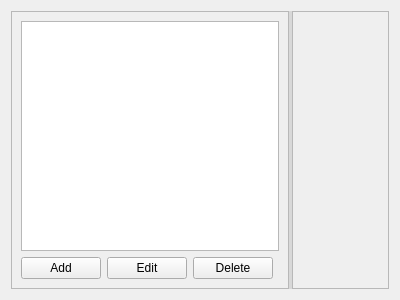
<?xml version="1.0" encoding="UTF-8"?>
<ui version="4.0">
 <class>WaveformConfig</class>
 <widget class="QWidget" name="WaveformConfig">
  <property name="geometry">
   <rect>
    <x>0</x>
    <y>0</y>
    <width>400</width>
    <height>300</height>
   </rect>
  </property>
  <property name="windowTitle">
   <string>Form</string>
  </property>
  <layout class="QHBoxLayout" name="horizontalLayout">
   <item>
    <widget class="QSplitter" name="splitter">
     <property name="autoFillBackground">
      <bool>false</bool>
     </property>
     <property name="styleSheet">
      <string notr="true">QSplitter::handle { background-color: rgb(216, 216, 216) }

</string>
     </property>
     <property name="frameShape">
      <enum>QFrame::NoFrame</enum>
     </property>
     <property name="frameShadow">
      <enum>QFrame::Plain</enum>
     </property>
     <property name="orientation">
      <enum>Qt::Horizontal</enum>
     </property>
     <property name="opaqueResize">
      <bool>true</bool>
     </property>
     <property name="handleWidth">
      <number>3</number>
     </property>
     <property name="childrenCollapsible">
      <bool>false</bool>
     </property>
     <widget class="QFrame" name="waveformSelectionFrame">
      <property name="frameShape">
       <enum>QFrame::StyledPanel</enum>
      </property>
      <property name="frameShadow">
       <enum>QFrame::Raised</enum>
      </property>
      <layout class="QGridLayout" name="gridLayout">
       <item row="1" column="2">
        <widget class="QPushButton" name="delWaveformButton">
         <property name="text">
          <string>Delete</string>
         </property>
        </widget>
       </item>
       <item row="1" column="0">
        <widget class="QPushButton" name="addWaveformButton">
         <property name="text">
          <string>Add</string>
         </property>
        </widget>
       </item>
       <item row="0" column="0" colspan="4">
        <widget class="QListWidget" name="waveformList"/>
       </item>
       <item row="1" column="1">
        <widget class="QPushButton" name="editWaveformButton">
         <property name="text">
          <string>Edit</string>
         </property>
        </widget>
       </item>
      </layout>
     </widget>
     <widget class="QFrame" name="waveformEditFrame">
      <property name="frameShape">
       <enum>QFrame::StyledPanel</enum>
      </property>
      <property name="frameShadow">
       <enum>QFrame::Raised</enum>
      </property>
     </widget>
    </widget>
   </item>
  </layout>
 </widget>
 <resources/>
 <connections/>
</ui>
